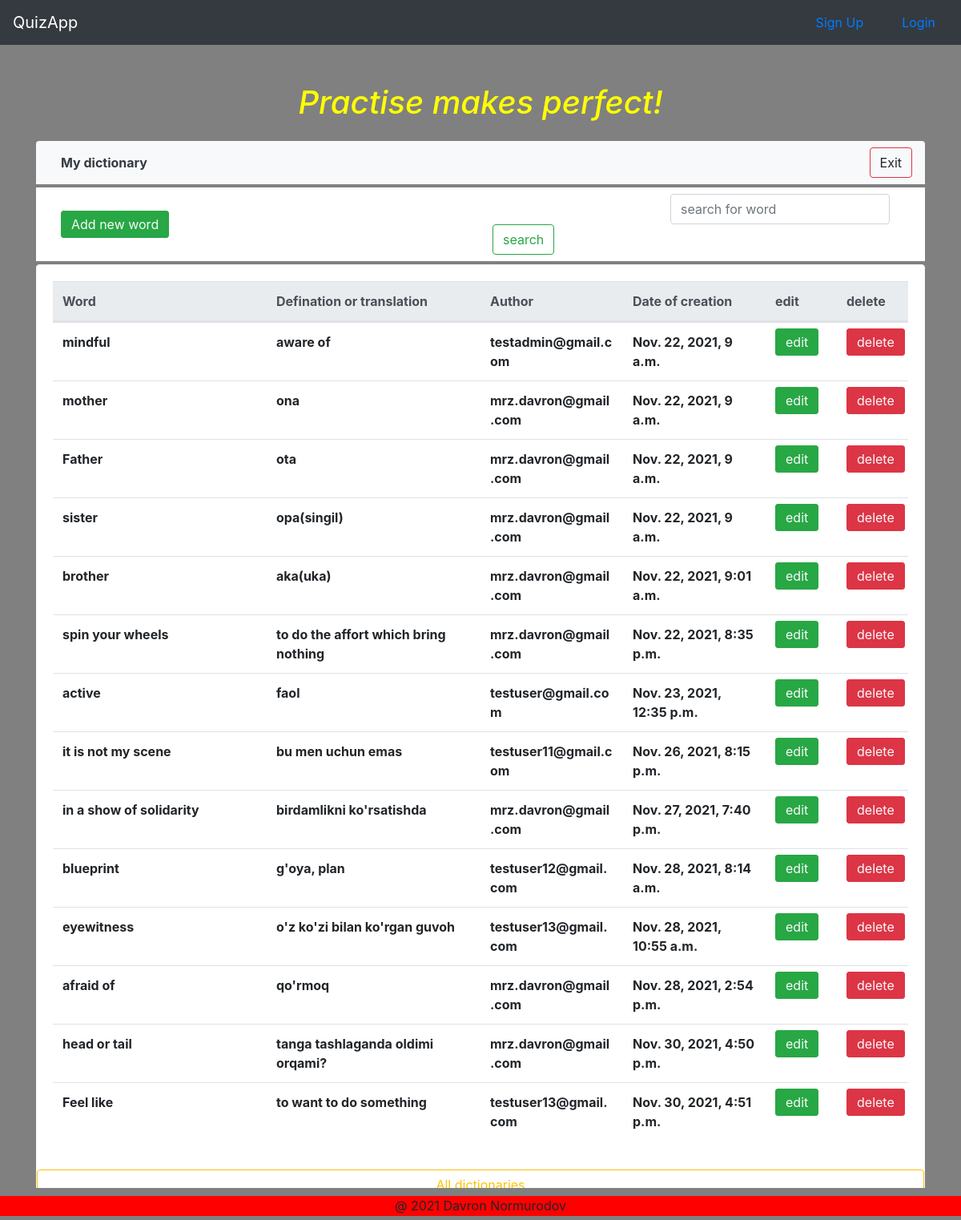
Page /dictionary/search/ on the earlier database version.
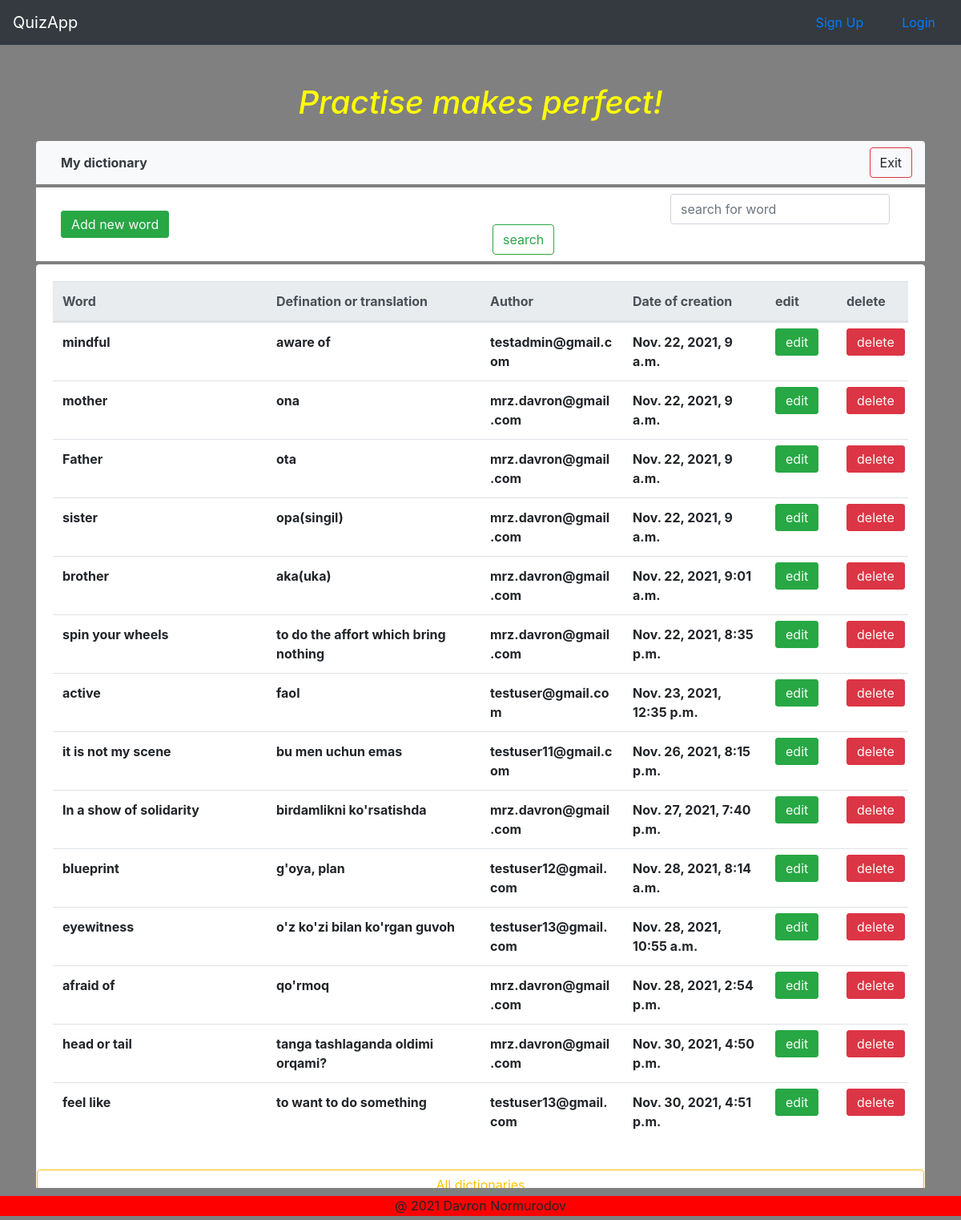
Same page on the later database version.
### dictionary/models.py (models this page shows, shortened)
class DictionaryModel(models.Model):
    word = models.CharField(max_length=255, verbose_name="English word")
    defination = models.TextField(max_length=1000, verbose_name="Defination or translation")
    user = models.ForeignKey(User, on_delete=models.DO_NOTHING, related_name='word_by_user', null=True, blank=True)
    created_at = models.DateTimeField(auto_now_add=True)

### accounts/models.py (models this page shows, shortened)
class User(AbstractBaseUser):
    email = models.EmailField(max_length=255, unique=True)
    full_name = models.CharField(max_length=255, blank=True, null=True)
    active = models.BooleanField(default=True)
    staff = models.BooleanField(default=False)
    admin = models.BooleanField(default=False)
    USERNAME_FIELD = 'email'
    REQUIRED_FIELDS = ['full_name']
    objects = UserManager()
    def __str__(self):
        return self.email

### dictionary/views.py (the view)
# urls.py: path('search/', dictionary_search_view, name='dict-search'),
def dictionary_search_view(request):
    dict_objs = DictionaryModel.objects.all()
    word = request.POST.get('word')
    if word != '' and word is not None:
        dict_objs = dict_objs.filter(word__icontains=word)
        return render(request, 'dictionary/index.html', {"dictionaries": dict_objs})
    else:
        return render(request, 'dictionary/index.html', {"dictionaries": dict_objs})

### templates/dictionary/index.html (shortened to what this page needs)
{% extends 'base.html' %}
{% load static %}
{% block content %}
<link href={% static 'dictionary/styles.css' %} rel="stylesheet" type="text/css" media="all">
<div class="row text-center mt-5">
    <div class="col-12">
        <h1 class="font-italic ar">Practise makes perfect!</h1>
    </div>
</div>
<div class="bg-light navbar navbar-expand-lg navbar-light mt-3 mb-1 justify-content-between rounded-top">
    <div class="nav-item col-4">
        <span class="text-dark font-weight-bold">My dictionary</span>
    </div>
    <a class="btn btn-outline-danger d-inline-block float-left" data-toggle="modal"
        data-target="#exitDictModal">Exit</a>
</div>
<nav class="navbar navbar-expand-lg navbar-light bg-white mb-1">
    <div class="col-lg-6- col-md-6 col-sm-12">
        <a class="btn btn-success modal-button text-light align-baseline d-inline" data-toggle="modal"
            data-target="#addDictModal">Add new word</a>
    </div>
    <form id="searchFormBtn" action="{% url 'dictionary:dict-search' %}"
        class="form-inline my-2 my-lg-0 col-lg-6 col-md-6 col-sm-12 float-right" method="POST">
        <input type="search" class="form-control mr-sm-2 dict-search" placeholder="search for word" id="searchInputBtn"
            aria-label="Search" name="word" required>
        <button type="submit" class="btn btn-outline-success my-2 my-sm-0" id="searchSubmitBtn">search</button>
    </form>
</nav>
<div class="card border-light rounded-sm">
    <div class="card-body ">
        <table class="table table-hover col-12">
            <thead class="thead-light">
                <tr class="d-flex">
                    <th class="col-3">Word</th>
                    <th class="col-3">Defination or translation</th>
                    <th class="col-2">Author</th>
                    <th class="col-2">Date of creation</th>
                    <th class="col-1">edit</th>
                    <th class="col-1">delete</th>
                </tr>
            </thead>
            <tbody>
                {% for dict in dictionaries %}
                <tr class="d-flex">
                    <th class="col-3">{{ dict.word }}</th>
                    <th class="col-3">{{ dict.defination }}</th>
                    <th class="col-2">{{ dict.user }}</th>
                    <th class="col-2">{{ dict.created_at }}</th>
                    <th class="col-1">
                        <a id="editBtn" href="{% url 'dictionary:dictionary-update' dict.id %}"
                            class="btn btn-success modal-button text-light align-baseline d-inline">edit</a>
                    </th>
                    <th class="col-1">
                        <a id="deleteBtn" href="{% url 'dictionary:dictionary-delete' dict.id %}"
                            class="btn btn-danger modal-button text-light align-baseline d-inline">delete</a>
                    </th>
                </tr>
                {% endfor %}
            </tbody>
        </table>
    </div>
    <a href="{% url 'dictionary:dictionary-list' %}" class="btn btn-outline-warning d-inline-block float-left">All dictionaries</a>
</div>
{% endblock %}

### templates/base.html (shortened to what this page needs)
<!DOCTYPE html>
<html lang="en">
<head>
    <link rel="stylesheet" href="https://stackpath.bootstrapcdn.com/bootstrap/4.1.3/css/bootstrap.min.css"
>
    <link href={% static 'static/base.css' %} rel="stylesheet" type="text/css" media="all">
    <link href={% static 'base/base.css' %} rel="stylesheet" type="text/css" media="all">
</head>
<body class="">
    <nav class="navbar navbar-dark bg-dark">
        <a href="{% url 'index' %}" class="navbar-brand lo">QuizApp</a>
        <div class="navbar">
            {% if user.is_authenticated %}
            <a href="{% url 'logout' %}">Logout</a>
            {% else %}
            <a href="{% url 'register' %}" class="mr-5">Sign Up</a>
            <br>
            <a href="{% url 'login' %}">Login</a>
            {% endif %}
        </div>
    </nav>
    <div class="container base-container">
        {% block content %} {% endblock %}
    </div>
    <br class="clearboth" />
    <div class="wrapper" id="footer">
        <div id="terms">
            <center>@ 2021 Davron Normurodov</center>
        </div>
    </div>
</body>
</html>

### static/base.css (style rules this page uses)
h1 { color: red; }
#footer { position: fixed; padding: 10px 10px 0px 10px; bottom: 0; width: 100%; height: 40px; background: grey; }
.wrapper { width:500px; height:500px; }
#terms { background-color: red; position: fixed; bottom:5px; width: 100%; left:0px; height:25px; }
.lo { color: rgb(145, 22, 22); }
.wrapper { position: relative; overflow: hidden; }

### static/base/base.css (style rules this page uses)
.base-container { min-height: 460px; }

### dictionary/static/dictionary/styles.css (style rules this page uses)
body { background: grey; }
.dict-search { margin-left: 222px; }
.ar { color: yellow; }

Differences in the rows shown:
changed DictionaryModel "birdamlikni ko'rsatishda": word "in a show of solidarity" → "In a show of solidarity"
changed DictionaryModel "to want to do something": word "Feel like" → "feel like"
